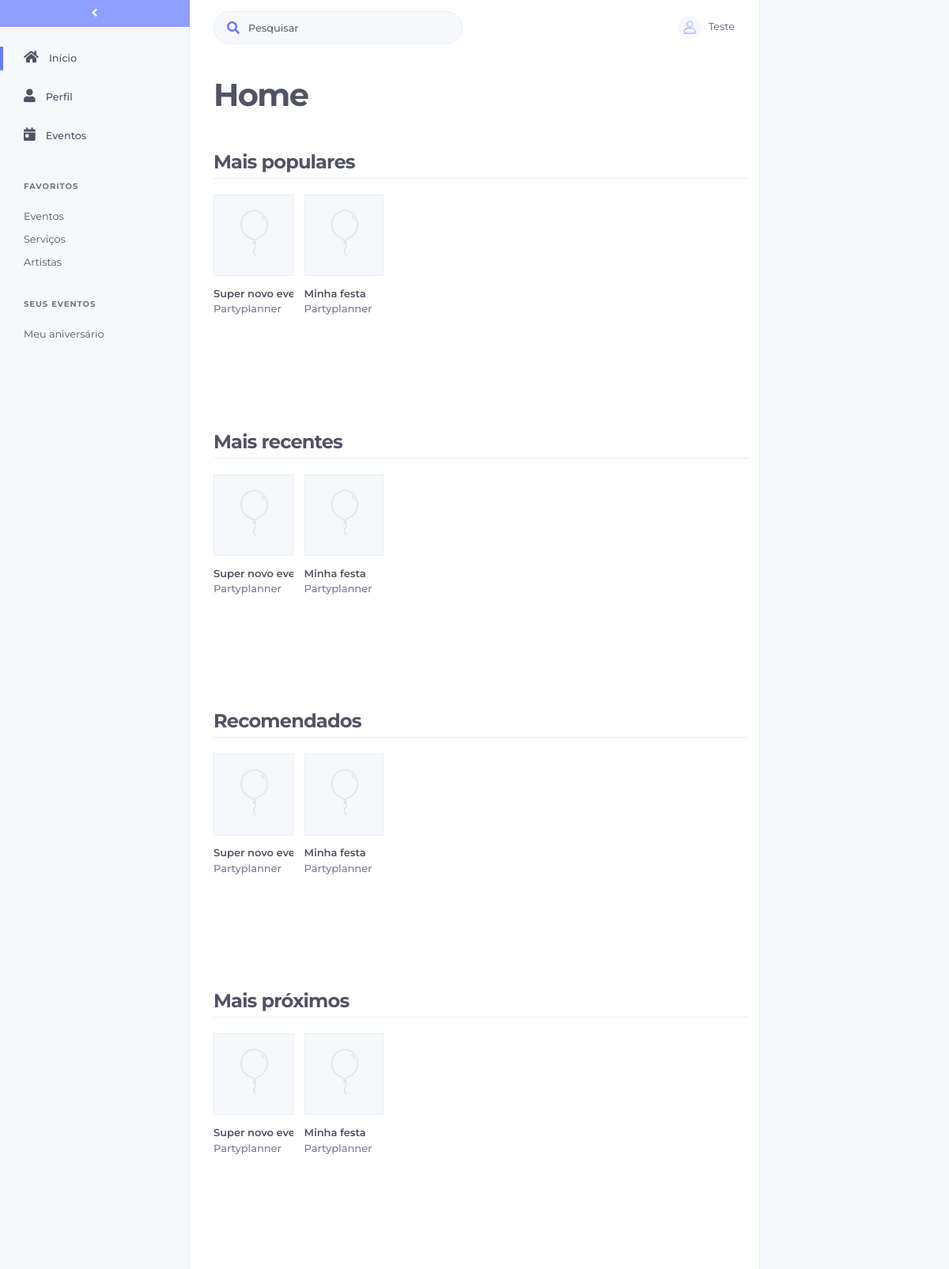
The app's page /view/home.php (signed in), older data.
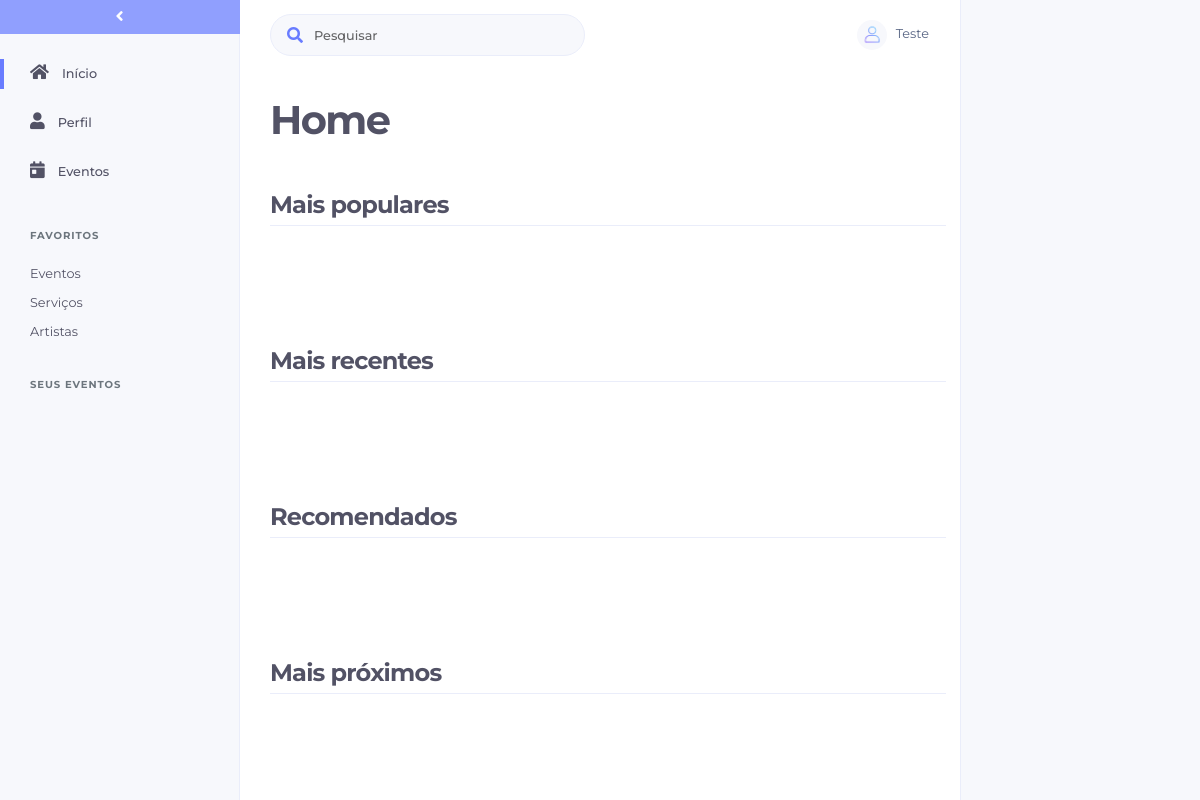
The same page, newer data.
### tables this page shows
CREATE TABLE `eventos` (
  `id` bigint(20) UNSIGNED NOT NULL,
  `idUsuario` bigint(20) NOT NULL,
  `nome` varchar(191) NOT NULL,
  `descricao` varchar(9999) DEFAULT NULL,
  `idEstabelecimento` int(11) DEFAULT NULL,
  `status` int(11) NOT NULL DEFAULT '0'
);

CREATE TABLE `usuario` (
  `id` bigint(20) NOT NULL,
  `nome` varchar(100) NOT NULL,
  `email` varchar(200) NOT NULL,
  `senha` varchar(20) NOT NULL,
  `tipo` char(1) NOT NULL,
  `cnpj` char(14) DEFAULT NULL,
  `telefone` bigint(20) DEFAULT NULL,
  `idCategoria` int(11) DEFAULT NULL
);

### autoload.php (called while the page is built, shortened)
<?php
function autoload($classe)
{
    $classe = lcfirst($classe);
    $classe2 = lcfirst(substr($classe, 0,8));
    $classe3 = lcfirst(substr($classe, 8));
    $classe4 = lcfirst(substr($classe, 0,6));
    $classe5 = lcfirst(substr($classe, 6));
    $classe6 = lcfirst(substr($classe, 8,6));
    $classe7 = lcfirst(substr($classe, 14));
}

### modelo/database.class.php (called while the page is built, shortened)
<?php
include_once '../autoload.php';
class Database{
    protected static $conn;
    private function __construct()
    {
        try
        {
            self::$conn = new PDO("mysql:host=". Config::HOST_NAME."; dbname=".Config::DATABASE_NAME, Config::DATABASE_USER_NAME, Config::DATABASE_PASSWORD);
            self::$conn->setAttribute(PDO::ATTR_ERRMODE, PDO::ERRMODE_EXCEPTION);
            self::$conn->exec('SET NAMES utf8');
        }
        catch (PDOException $e)
        {
            $email = new Email();
            die("Connection Error: " . $e->getMessage());
        }
    }
    public static function conectar()
    {
        return self::$conn;
    }
    public static function desconectar()
    {
        if (self::$conn)
        {
            self::$conn = null;
        }
    }
}

### controle/controle.evento.class.php (called while the page is built, shortened)
<?php
class ControleEvento extends ControleBase {
    private $evento;
    public function __construct() {
        $this->evento = new Evento();
    }
    public function controleAcao($acao,$param=null,$param2=null){
        switch ($acao) {
            default:
                return parent::controleAcao($acao,$param,$param2);
                break;
        }
    }
    protected function listarTodos($param=null, $param2){
        return $this->evento->listarTodos($param, $param2);
    }
}

### modelo/evento.class.php (called while the page is built, shortened)
<?php
class Evento implements IBaseModelo{
    private $id;
    private $nome;
    private $conn;
    public function getId() {
        return $this->id;
    }
    public function getNome() {
        return $this->nome;
    }
    public function __construct() {
        $this->conn = Database::conectar();
    }
    public function listarTodos($nome=null, $idUsuario){
        try{
            if(!is_null($nome)){
                $query="SELECT id,nome,descricao,status,idUsuario FROM eventos WHERE idUsuario = :idUsuario AND nome LIKE :nome";
            }else{
                $query="SELECT id,nome,descricao,status,idUsuario FROM eventos WHERE idUsuario = :idUsuario";
            }
            $this->stmt= $this->conn->prepare($query);
            if(!is_null($nome))$this->stmt->bindValue(':nome', '%'.$nome.'%', PDO::PARAM_STR);
            if(!is_null($idUsuario))$this->stmt->bindValue(':idUsuario', $idUsuario, PDO::PARAM_STR);
            if($this->stmt->execute()){
                $eventos = $this->stmt->fetchAll(PDO::FETCH_CLASS,"Evento");
            }
            return $eventos;
        } catch(PDOException $e) {
            echo "<div class='alert alert-danger'>".$e->getMessage()."</div>";
            return null;
        }
    }
}

### controle/controle.base.class.php (called while the page is built, shortened)
<?php
abstract class ControleBase {
    public function controleAcao($acao,$param=null, $param2=null) {
        switch ($acao) {
             case "listarTodos":
                return $this->listarTodos($param, $param2);
                break;
            case "listarUnico":
                return $this->listarUnico($param);
                break;
        }
    }
}
?>

### controle/controle.evento.publicado.class.php (called while the page is built, shortened)
<?php
class ControleEventoPublicado extends ControleBase {
    private $evento;
    public function __construct() {
        $this->evento = new EventoPublicado();
    }
    public function controleAcao($acao,$param=null,$param2=null){
        switch ($acao) {
            default:
                return parent::controleAcao($acao,$param,$param2);
                break;
        }
    }
    protected function listarTodos($param=null, $param2){
        return $this->evento->listarTodos($param, $param2);
    }
}

### modelo/evento.publicado.class.php (called while the page is built, shortened)
<?php
class EventoPublicado implements IBaseModelo{
    private $id;
    private $nome;
    private $idUsuario;
    private $conn;
    public function getId() {
        return $this->id;
    }
    public function getNome() {
        return $this->nome;
    }
    public function getIdUsuario() {
        return $this->idUsuario;
    }
    public function __construct() {
        $this->conn = Database::conectar();
    }
    public function listarTodos($nome=null, $idUsuario){
        try{
            if(!is_null($nome)){
                $query="SELECT id,nome,descricao,status,idUsuario FROM eventos WHERE status = :status AND nome LIKE :nome";
            }else{
                $query="SELECT id,nome,descricao,status,idUsuario FROM eventos WHERE status = :status";
            }
            $this->stmt= $this->conn->prepare($query);
            $this->stmt->bindValue(':status', 1, PDO::PARAM_INT);
            if($this->stmt->execute()){
                $eventos = $this->stmt->fetchAll(PDO::FETCH_CLASS,"EventoPublicado");
            }
            return $eventos;
        } catch(PDOException $e) {
            echo "<div class='alert alert-danger'>".$e->getMessage()."</div>";
            return null;
        }
    }
}

### controle/controle.organizador.class.php (called while the page is built, shortened)
<?php
class ControleOrganizador extends ControleBase {
    private $organizador;
    public function __construct() {
        $this->organizador = new Organizador();
    }
    public function controleAcao($acao,$param=null,$param2=null){
        switch ($acao) {
            default:
                return parent::controleAcao($acao,$param,$param2);
                break;
        }
    }
    protected function listarUnico($param){
        return $this->organizador->listarUnico($param);
    }
}

### modelo/organizador.class.php (called while the page is built, shortened)
<?php
class Organizador implements IBaseModelo{
    private $nome;
    private $conn;
    public function getNome() {
        return $this->nome;
    }
    public function __construct() {
        $this->conn = Database::conectar();
    }
    public function listarUnico($id){
        try{
            $query="SELECT id,nome,email,senha FROM usuario WHERE id=:id";
            $this->stmt= $this->conn->prepare($query);
            $this->stmt->bindValue(':id', $id, PDO::PARAM_INT);
            if($this->stmt->execute()){
                $organizador = $this->stmt->fetchAll(PDO::FETCH_CLASS,"Organizador");
            }
            return $organizador[0];
        } catch(PDOException $e) {
            echo "<div class='alert alert-danger'>".$e->getMessage()."</div>";
            return null;
        }
    }
}

### view/home.php (the view, shortened to what the rows shown need)
<?php
	include_once '../autoload.php';
	$eventoControle = new ControleEventoPublicado();
	$eventosPublicados = array();
	if(isset($_GET['procure'])){
		$eventosPublicados = $eventoControle->controleAcao("listarTodos", $_GET['procure']);
	}else{
		$eventosPublicados = $eventoControle->controleAcao("listarTodos");
	}
	$usuarioControle = new ControleOrganizador();
?>
<!DOCTYPE html>
<html>
<?php
include_once('include/head.php');
?>
<body>
    <div class="wrapper">
    	<?php
    	include_once('include/sidebar.php');
    	?>
    	<div id="page">
			<div id="eventos">
			<div id="mais-populares" style="white-space: nowrap; overflow: auto; margin-bottom: 100px;">
				<?php
					if(!empty($eventosPublicados)){
						foreach (array_reverse($eventosPublicados) as $ev) {
							$usuarioUnico = $usuarioControle->controleAcao('listarUnico', $ev->getIdUsuario());
							echo "<div class='content photo' style='float: none; margin-right: 2%;'>
					<div class='card' data-id=".$ev->getId().">
					<img class='card-img-top' src='img/brand/no-image-event.png' alt='Card image cap'>
					<div class='card-body'>
						<h5 class='card-title'>".$ev->getNome()."</h5>
						<h5 class='card-title' style='font-weight: 500; color: rgba(50, 50, 93, 0.65);'>".$usuarioUnico->getNome()."</h5>
					</div>
					</div>
				</div>";
						}
					}
				?>
			</div>
			<div id="mais-recentes" style="white-space: nowrap; overflow: auto; margin-bottom: 100px;">
				<?php
					if(!empty($eventosPublicados)){
						foreach (array_reverse($eventosPublicados) as $ev) {
							$usuarioUnico = $usuarioControle->controleAcao('listarUnico', $ev->getIdUsuario());
							echo "<div class='content photo' style='float: none; margin-right: 2%;'>
					<div class='card' data-id=".$ev->getId().">
					<img class='card-img-top' src='img/brand/no-image-event.png' alt='Card image cap'>
					<div class='card-body'>
						<h5 class='card-title'>".$ev->getNome()."</h5>
						<h5 class='card-title' style='font-weight: 500; color: rgba(50, 50, 93, 0.65);'>".$usuarioUnico->getNome()."</h5>
					</div>
					</div>
				</div>";
						}
					}
				?>
			</div>
			<div id="recomendados" style="white-space: nowrap; overflow: auto; margin-bottom: 100px;">
				<?php
					if(!empty($eventosPublicados)){
						foreach (array_reverse($eventosPublicados) as $ev) {
							$usuarioUnico = $usuarioControle->controleAcao('listarUnico', $ev->getIdUsuario());
							echo "<div class='content photo' style='float: none; margin-right: 2%;'>
					<div class='card' data-id=".$ev->getId().">
					<img class='card-img-top' src='img/brand/no-image-event.png' alt='Card image cap'>
					<div class='card-body'>
						<h5 class='card-title'>".$ev->getNome()."</h5>
						<h5 class='card-title' style='font-weight: 500; color: rgba(50, 50, 93, 0.65);'>".$usuarioUnico->getNome()."</h5>
					</div>
					</div>
				</div>";
						}
					}
				?>
			</div>
			<div id="mais-proximos" style="white-space: nowrap; overflow: auto; margin-bottom: 100px;">
				<?php
					if(!empty($eventosPublicados)){
						foreach (array_reverse($eventosPublicados) as $ev) {
							$usuarioUnico = $usuarioControle->controleAcao('listarUnico', $ev->getIdUsuario());
							echo "<div class='content photo' style='float: none; margin-right: 2%;'>
					<div class='card' data-id=".$ev->getId().">
					<img class='card-img-top' src='img/brand/no-image-event.png' alt='Card image cap'>
					<div class='card-body'>
						<h5 class='card-title'>".$ev->getNome()."</h5>
						<h5 class='card-title' style='font-weight: 500; color: rgba(50, 50, 93, 0.65);'>".$usuarioUnico->getNome()."</h5>
					</div>
					</div>
				</div>";
						}
					}
				?>
			</div>
			</div>
			</div>
    </div>
</body>
</html>

### view/include/sidebar.php (shortened to what the rows shown need)
<?php
	$seusEventosControle = new ControleEvento();
	$seusEventos = $seusEventosControle->controleAcao("listarTodos", '', $_SESSION['id']);
?>
<nav id="sidebar">
            <ul class="list-unstyled components">
                <?php
                	if (isset($seusEventos)) {
                		foreach ($seusEventos as $sevs) {
                			$eventoSelecionado = '';
                			echo "<a href='form_evento.php?evento=".$sevs->getId()."' class='sidebar-evento ".$eventoSelecionado."'>
					<div class='paginaAtiva paginaAtiva-menor'></div>
					<li class='li-menor'>
                    	<div>".$sevs->getNome()."</div>
                	</li>
                </a>";
                		}
                	}
                ?>
            </ul>
        </nav>

Row changes from the older to the newer data that the page shows:
removed eventos: nome "Meu aniversário"
removed eventos: nome "Super novo…", idUsuario.nome "Partyplanner"
removed eventos: nome "Minha festa", idUsuario.nome "Partyplanner"
